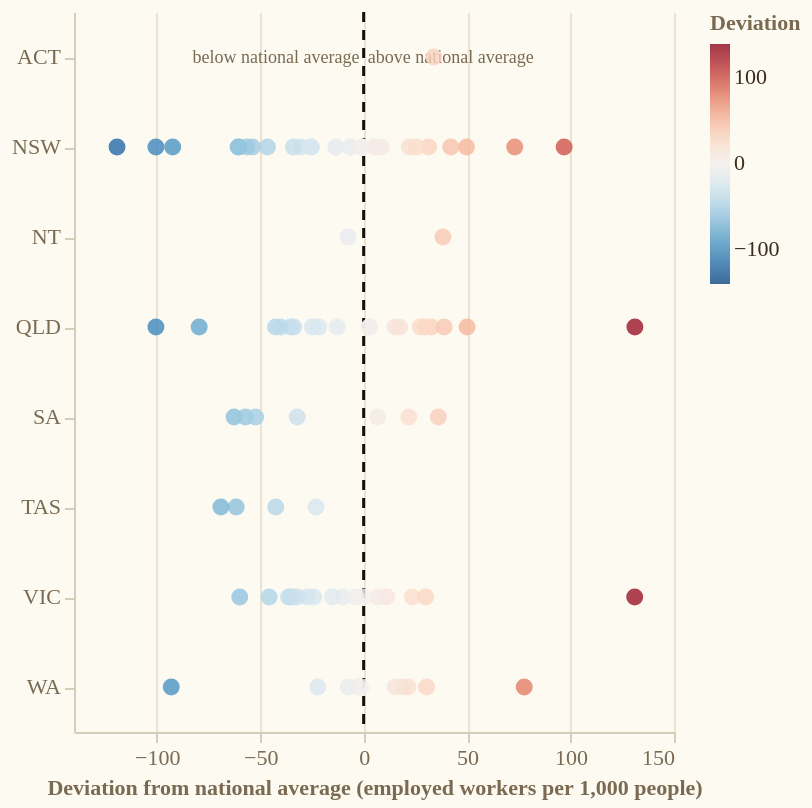

Express this chart as Vega-Lite.
### Vega-Lite specification from a JSON file in a GitHub repository (floating-point values rounded to 4 significant figures)
{"$schema": "https://vega.github.io/schema/vega-lite/v5.json", "config": {"background": "#FDFAF2", "font": "DM Sans", "axis": {"labelFont": "DM Sans", "labelFontSize": 11, "labelColor": "#7A6A52", "titleFont": "DM Sans", "titleFontSize": 11, "titleColor": "#7A6A52", "gridColor": "#EAE0CE", "gridOpacity": 0.9, "domainColor": "#D6CCBA", "tickColor": "#D6CCBA"}, "legend": {"labelFont": "DM Sans", "labelFontSize": 11, "labelColor": "#3A2C1C", "titleFont": "DM Sans", "titleFontSize": 11, "titleColor": "#7A6A52"}, "view": {"stroke": "transparent"}}, "width": "container", "height": 360, "layer": [{"data": {"values": [{"x": 0}]}, "mark": {"type": "rule", "color": "#17100A", "strokeWidth": 1.5, "strokeDash": [5, 4]}, "encoding": {"x": {"field": "x", "type": "quantitative", "scale": {"domain": [-140, 150]}}}}, {"data": {"values": [{"x": -2, "y": "ACT", "t": "below national average"}]}, "mark": {"type": "text", "align": "right", "fontSize": 9, "color": "#7A6A52"}, "encoding": {"x": {"field": "x", "type": "quantitative", "scale": {"domain": [-140, 150]}}, "y": {"field": "y", "type": "nominal"}, "text": {"field": "t"}}}, {"data": {"values": [{"x": 2, "y": "ACT", "t": "above national average"}]}, "mark": {"type": "text", "align": "left", "fontSize": 9, "color": "#7A6A52"}, "encoding": {"x": {"field": "x", "type": "quantitative", "scale": {"domain": [-140, 150]}}, "y": {"field": "y", "type": "nominal"}, "text": {"field": "t"}}}, {"data": {"values": [{"sa4_code": 101, "sa4_name": "Capital Region", "state": "NSW", "pop_2025": 248400.0, "job_seekers": 124148, "js_per_1000": 499.8, "js_deviation": -30.4, "pop_change_pct": 0.9, "natural_increase": 390.0, "net_internal_migration": 789.0, "net_overseas_migration": 942.0}, {"sa4_code": 102, "sa4_name": "Central Coast", "state": "NSW", "pop_2025": 357800.0, "job_seekers": 170490, "js_per_1000": 476.5, "js_deviation": -53.7, "pop_change_pct": 0.7, "natural_increase": 401.0, "net_internal_migration": 238.0, "net_overseas_migration": 1823.0}, {"sa4_code": 103, "sa4_name": "Central West", "state": "NSW", "pop_2025": 217000.0, "job_seekers": 114822, "js_per_1000": 529.2, "js_deviation": -1.0, "pop_change_pct": 0.3, "natural_increase": 474.0, "net_internal_migration": -437.0, "net_overseas_migration": 604.0}, {"sa4_code": 104, "sa4_name": "Coffs Harbour - Grafton", "state": "NSW", "pop_2025": 152300.0, "job_seekers": 65471, "js_per_1000": 429.8, "js_deviation": -100.4, "pop_change_pct": 0.8, "natural_increase": -41.0, "net_internal_migration": 729.0, "net_overseas_migration": 586.0}, {"sa4_code": 105, "sa4_name": "Far West and Orana", "state": "NSW", "pop_2025": 118400.0, "job_seekers": 55575, "js_per_1000": 469.5, "js_deviation": -60.7, "pop_change_pct": 0.0, "natural_increase": 498.0, "net_internal_migration": -810.0, "net_overseas_migration": 364.0}, {"sa4_code": 106, "sa4_name": "Hunter Valley exc Newcastle", "state": "NSW", "pop_2025": 316200.0, "job_seekers": 149820, "js_per_1000": 473.7, "js_deviation": -56.5, "pop_change_pct": 1.8, "natural_increase": 1278.0, "net_internal_migration": 3327.0, "net_overseas_migration": 821.0}, {"sa4_code": 107, "sa4_name": "Illawarra", "state": "NSW", "pop_2025": 330500.0, "job_seekers": 166849, "js_per_1000": 504.9, "js_deviation": -25.3, "pop_change_pct": 1.1, "natural_increase": 904.0, "net_internal_migration": 783.0, "net_overseas_migration": 1983.0}, {"sa4_code": 108, "sa4_name": "Mid North Coast", "state": "NSW", "pop_2025": 239600.0, "job_seekers": 98450, "js_per_1000": 411.0, "js_deviation": -119.2, "pop_change_pct": 1.0, "natural_increase": -865.0, "net_internal_migration": 2727.0, "net_overseas_migration": 540.0}, {"sa4_code": 109, "sa4_name": "Murray", "state": "NSW", "pop_2025": 130100.0, "job_seekers": 65653, "js_per_1000": 504.7, "js_deviation": -25.5, "pop_change_pct": 1.1, "natural_increase": 224.0, "net_internal_migration": 829.0, "net_overseas_migration": 419.0}, {"sa4_code": 110, "sa4_name": "New England and North West", "state": "NSW", "pop_2025": 191400.0, "job_seekers": 98916, "js_per_1000": 516.8, "js_deviation": -13.4, "pop_change_pct": 0.3, "natural_increase": 449.0, "net_internal_migration": -608.0, "net_overseas_migration": 725.0}, {"sa4_code": 111, "sa4_name": "Newcastle and Lake Macquarie", "state": "NSW", "pop_2025": 412400.0, "job_seekers": 218248, "js_per_1000": 529.3, "js_deviation": -0.9, "pop_change_pct": 1.1, "natural_increase": 702.0, "net_internal_migration": 1459.0, "net_overseas_migration": 2344.0}, {"sa4_code": 112, "sa4_name": "Richmond - Tweed", "state": "NSW", "pop_2025": 265800.0, "job_seekers": 128591, "js_per_1000": 483.7, "js_deviation": -46.5, "pop_change_pct": 0.7, "natural_increase": 66.0, "net_internal_migration": 676.0, "net_overseas_migration": 1181.0}, {"sa4_code": 113, "sa4_name": "Riverina", "state": "NSW", "pop_2025": 166400.0, "job_seekers": 82575, "js_per_1000": 496.2, "js_deviation": -34.0, "pop_change_pct": 0.1, "natural_increase": 702.0, "net_internal_migration": -1354.0, "net_overseas_migration": 754.0}, {"sa4_code": 114, "sa4_name": "Southern Highlands and Shoalhaven", "state": "NSW", "pop_2025": 165300.0, "job_seekers": 72381, "js_per_1000": 437.9, "js_deviation": -92.3, "pop_change_pct": 0.7, "natural_increase": -314.0, "net_internal_migration": 844.0, "net_overseas_migration": 560.0}, {"sa4_code": 115, "sa4_name": "Sydney - Baulkham Hills and Hawkesbury", "state": "NSW", "pop_2025": 295700.0, "job_seekers": 159276, "js_per_1000": 538.7, "js_deviation": 8.5, "pop_change_pct": 2.6, "natural_increase": 1024.0, "net_internal_migration": 3871.0, "net_overseas_migration": 2505.0}, {"sa4_code": 116, "sa4_name": "Sydney - Blacktown", "state": "NSW", "pop_2025": 452400.0, "job_seekers": 242359, "js_per_1000": 535.7, "js_deviation": 5.5, "pop_change_pct": 2.1, "natural_increase": 4065.0, "net_internal_migration": 160.0, "net_overseas_migration": 5063.0}, {"sa4_code": 117, "sa4_name": "Sydney - City and Inner South", "state": "NSW", "pop_2025": 369700.0, "job_seekers": 231808, "js_per_1000": 627.1, "js_deviation": 96.9, "pop_change_pct": 1.6, "natural_increase": 1606.0, "net_internal_migration": -5111.0, "net_overseas_migration": 9366.0}, {"sa4_code": 118, "sa4_name": "Sydney - Eastern Suburbs", "state": "NSW", "pop_2025": 280400.0, "job_seekers": 169170, "js_per_1000": 603.2, "js_deviation": 73.0, "pop_change_pct": 0.8, "natural_increase": 1226.0, "net_internal_migration": -5225.0, "net_overseas_migration": 6261.0}, {"sa4_code": 119, "sa4_name": "Sydney - Inner South West", "state": "NSW", "pop_2025": 642200.0, "job_seekers": 336319, "js_per_1000": 523.7, "js_deviation": -6.5, "pop_change_pct": 1.2, "natural_increase": 3609.0, "net_internal_migration": -7720.0, "net_overseas_migration": 11690.0}, {"sa4_code": 120, "sa4_name": "Sydney - Inner West", "state": "NSW", "pop_2025": 324300.0, "job_seekers": 188059, "js_per_1000": 579.9, "js_deviation": 49.7, "pop_change_pct": 1.1, "natural_increase": 1348.0, "net_internal_migration": -3542.0, "net_overseas_migration": 5750.0}, {"sa4_code": 121, "sa4_name": "Sydney - North Sydney and Hornsby", "state": "NSW", "pop_2025": 447300.0, "job_seekers": 247067, "js_per_1000": 552.3, "js_deviation": 22.1, "pop_change_pct": 0.6, "natural_increase": 1148.0, "net_internal_migration": -4810.0, "net_overseas_migration": 6453.0}, {"sa4_code": 122, "sa4_name": "Sydney - Northern Beaches", "state": "NSW", "pop_2025": 272700.0, "job_seekers": 153124, "js_per_1000": 561.6, "js_deviation": 31.4, "pop_change_pct": 0.5, "natural_increase": 692.0, "net_internal_migration": -2600.0, "net_overseas_migration": 3324.0}, {"sa4_code": 123, "sa4_name": "Sydney - Outer South West", "state": "NSW", "pop_2025": 323800.0, "job_seekers": 169598, "js_per_1000": 523.8, "js_deviation": -6.4, "pop_change_pct": 1.6, "natural_increase": 2602.0, "net_internal_migration": 536.0, "net_overseas_migration": 2061.0}, {"sa4_code": 124, "sa4_name": "Sydney - Outer West and Blue Mountains", "state": "NSW", "pop_2025": 350600.0, "job_seekers": 187717, "js_per_1000": 535.3, "js_deviation": 5.1, "pop_change_pct": 1.1, "natural_increase": 2082.0, "net_internal_migration": -203.0, "net_overseas_migration": 1926.0}, {"sa4_code": 125, "sa4_name": "Sydney - Parramatta", "state": "NSW", "pop_2025": 535500.0, "job_seekers": 283381, "js_per_1000": 529.2, "js_deviation": -1.0, "pop_change_pct": 1.5, "natural_increase": 4545.0, "net_internal_migration": -8396.0, "net_overseas_migration": 11580.0}, {"sa4_code": 126, "sa4_name": "Sydney - Ryde", "state": "NSW", "pop_2025": 218600.0, "job_seekers": 125111, "js_per_1000": 572.3, "js_deviation": 42.1, "pop_change_pct": 1.3, "natural_increase": 883.0, "net_internal_migration": -1800.0, "net_overseas_migration": 3745.0}, {"sa4_code": 127, "sa4_name": "Sydney - South West", "state": "NSW", "pop_2025": 527700.0, "job_seekers": 247922, "js_per_1000": 469.8, "js_deviation": -60.4, "pop_change_pct": 2.0, "natural_increase": 4095.0, "net_internal_migration": 1188.0, "net_overseas_migration": 5254.0}, {"sa4_code": 128, "sa4_name": "Sydney - Sutherland", "state": "NSW", "pop_2025": 240200.0, "job_seekers": 133458, "js_per_1000": 555.7, "js_deviation": 25.5, "pop_change_pct": 1.1, "natural_increase": 783.0, "net_internal_migration": 132.0, "net_overseas_migration": 1605.0}, {"sa4_code": 201, "sa4_name": "Ballarat", "state": "VIC", "pop_2025": 184300.0, "job_seekers": 91020, "js_per_1000": 493.9, "js_deviation": -36.3, "pop_change_pct": 1.4, "natural_increase": 481.0, "net_internal_migration": 1456.0, "net_overseas_migration": 592.0}, {"sa4_code": 202, "sa4_name": "Bendigo", "state": "VIC", "pop_2025": 173800.0, "job_seekers": 86055, "js_per_1000": 495.2, "js_deviation": -35.0, "pop_change_pct": 1.0, "natural_increase": 354.0, "net_internal_migration": 764.0, "net_overseas_migration": 538.0}, {"sa4_code": 203, "sa4_name": "Geelong", "state": "VIC", "pop_2025": 356000.0, "job_seekers": 185151, "js_per_1000": 520.1, "js_deviation": -10.1, "pop_change_pct": 2.1, "natural_increase": 1807.0, "net_internal_migration": 3662.0, "net_overseas_migration": 1721.0}, {"sa4_code": 204, "sa4_name": "Hume", "state": "VIC", "pop_2025": 189800.0, "job_seekers": 96024, "js_per_1000": 506.0, "js_deviation": -24.2, "pop_change_pct": 0.9, "natural_increase": 321.0, "net_internal_migration": 712.0, "net_overseas_migration": 599.0}, {"sa4_code": 205, "sa4_name": "Latrobe - Gippsland", "state": "VIC", "pop_2025": 313700.0, "job_seekers": 147551, "js_per_1000": 470.3, "js_deviation": -59.9, "pop_change_pct": 1.1, "natural_increase": 400.0, "net_internal_migration": 2295.0, "net_overseas_migration": 761.0}, {"sa4_code": 206, "sa4_name": "Melbourne - Inner", "state": "VIC", "pop_2025": 713500.0, "job_seekers": 471763, "js_per_1000": 661.2, "js_deviation": 131.0, "pop_change_pct": 2.2, "natural_increase": 2891.0, "net_internal_migration": -5978.0, "net_overseas_migration": 18540.0}, {"sa4_code": 207, "sa4_name": "Melbourne - Inner East", "state": "VIC", "pop_2025": 405000.0, "job_seekers": 224260, "js_per_1000": 553.7, "js_deviation": 23.5, "pop_change_pct": 1.2, "natural_increase": 127.0, "net_internal_migration": -3134.0, "net_overseas_migration": 7806.0}, {"sa4_code": 208, "sa4_name": "Melbourne - Inner South", "state": "VIC", "pop_2025": 454300.0, "job_seekers": 254515, "js_per_1000": 560.2, "js_deviation": 30.0, "pop_change_pct": 1.4, "natural_increase": 1020.0, "net_internal_migration": -1263.0, "net_overseas_migration": 6385.0}, {"sa4_code": 209, "sa4_name": "Melbourne - North East", "state": "VIC", "pop_2025": 596600.0, "job_seekers": 323009, "js_per_1000": 541.4, "js_deviation": 11.2, "pop_change_pct": 2.3, "natural_increase": 3848.0, "net_internal_migration": 2317.0, "net_overseas_migration": 7313.0}, {"sa4_code": 210, "sa4_name": "Melbourne - North West", "state": "VIC", "pop_2025": 473100.0, "job_seekers": 234423, "js_per_1000": 495.5, "js_deviation": -34.7, "pop_change_pct": 2.4, "natural_increase": 4341.0, "net_internal_migration": 982.0, "net_overseas_migration": 5620.0}, {"sa4_code": 211, "sa4_name": "Melbourne - Outer East", "state": "VIC", "pop_2025": 536400.0, "job_seekers": 288026, "js_per_1000": 537.0, "js_deviation": 6.8, "pop_change_pct": 0.7, "natural_increase": 1861.0, "net_internal_migration": -2888.0, "net_overseas_migration": 4644.0}, {"sa4_code": 212, "sa4_name": "Melbourne - South East", "state": "VIC", "pop_2025": 958800.0, "job_seekers": 504893, "js_per_1000": 526.6, "js_deviation": -3.6, "pop_change_pct": 2.1, "natural_increase": 7177.0, "net_internal_migration": -3418.0, "net_overseas_migration": 15770.0}, {"sa4_code": 213, "sa4_name": "Melbourne - West", "state": "VIC", "pop_2025": 980300.0, "job_seekers": 519679, "js_per_1000": 530.1, "js_deviation": -0.1, "pop_change_pct": 3.0, "natural_increase": 10680.0, "net_internal_migration": 4685.0, "net_overseas_migration": 13270.0}, {"sa4_code": 214, "sa4_name": "Mornington Peninsula", "state": "VIC", "pop_2025": 317600.0, "job_seekers": 159699, "js_per_1000": 502.9, "js_deviation": -27.3, "pop_change_pct": 0.8, "natural_increase": 476.0, "net_internal_migration": 143.0, "net_overseas_migration": 1819.0}, {"sa4_code": 215, "sa4_name": "North West", "state": "VIC", "pop_2025": 153800.0, "job_seekers": 76568, "js_per_1000": 498.0, "js_deviation": -32.2, "pop_change_pct": 0.2, "natural_increase": 325.0, "net_internal_migration": -642.0, "net_overseas_migration": 670.0}, {"sa4_code": 216, "sa4_name": "Shepparton", "state": "VIC", "pop_2025": 138600.0, "job_seekers": 67176, "js_per_1000": 484.5, "js_deviation": -45.7, "pop_change_pct": 0.4, "natural_increase": 284.0, "net_internal_migration": -326.0, "net_overseas_migration": 654.0}, {"sa4_code": 217, "sa4_name": "Warrnambool and South West", "state": "VIC", "pop_2025": 128300.0, "job_seekers": 66097, "js_per_1000": 515.1, "js_deviation": -15.1, "pop_change_pct": 0.3, "natural_increase": 128.0, "net_internal_migration": -144.0, "net_overseas_migration": 456.0}, {"sa4_code": 301, "sa4_name": "Brisbane - East", "state": "QLD", "pop_2025": 258500.0, "job_seekers": 141556, "js_per_1000": 547.6, "js_deviation": 17.4, "pop_change_pct": 1.5, "natural_increase": 466.0, "net_internal_migration": 1449.0, "net_overseas_migration": 1923.0}, {"sa4_code": 302, "sa4_name": "Brisbane - North", "state": "QLD", "pop_2025": 244000.0, "job_seekers": 141594, "js_per_1000": 580.2, "js_deviation": 50.0, "pop_change_pct": 1.5, "natural_increase": 848.0, "net_internal_migration": 34.0, "net_overseas_migration": 2827.0}, {"sa4_code": 303, "sa4_name": "Brisbane - South", "state": "QLD", "pop_2025": 412400.0, "job_seekers": 232141, "js_per_1000": 562.9, "js_deviation": 32.7, "pop_change_pct": 1.7, "natural_increase": 1800.0, "net_internal_migration": -3119.0, "net_overseas_migration": 8302.0}, {"sa4_code": 304, "sa4_name": "Brisbane - West", "state": "QLD", "pop_2025": 204400.0, "job_seekers": 111505, "js_per_1000": 545.4, "js_deviation": 15.2, "pop_change_pct": 1.1, "natural_increase": 265.0, "net_internal_migration": -955.0, "net_overseas_migration": 2865.0}, {"sa4_code": 305, "sa4_name": "Brisbane Inner City", "state": "QLD", "pop_2025": 335600.0, "job_seekers": 221910, "js_per_1000": 661.3, "js_deviation": 131.1, "pop_change_pct": 2.0, "natural_increase": 1125.0, "net_internal_migration": -2339.0, "net_overseas_migration": 7680.0}, {"sa4_code": 306, "sa4_name": "Cairns", "state": "QLD", "pop_2025": 271400.0, "job_seekers": 144627, "js_per_1000": 532.9, "js_deviation": 2.7, "pop_change_pct": 1.0, "natural_increase": 601.0, "net_internal_migration": -383.0, "net_overseas_migration": 2502.0}, {"sa4_code": 307, "sa4_name": "Darling Downs - Maranoa", "state": "QLD", "pop_2025": 134200.0, "job_seekers": 69423, "js_per_1000": 517.4, "js_deviation": -12.8, "pop_change_pct": 0.6, "natural_increase": 298.0, "net_internal_migration": 202.0, "net_overseas_migration": 321.0}, {"sa4_code": 308, "sa4_name": "Central Queensland", "state": "QLD", "pop_2025": 244200.0, "job_seekers": 130147, "js_per_1000": 532.9, "js_deviation": 2.7, "pop_change_pct": 1.2, "natural_increase": 1086.0, "net_internal_migration": 894.0, "net_overseas_migration": 923.0}, {"sa4_code": 309, "sa4_name": "Gold Coast", "state": "QLD", "pop_2025": 708100.0, "job_seekers": 394734, "js_per_1000": 557.5, "js_deviation": 27.3, "pop_change_pct": 1.8, "natural_increase": 2328.0, "net_internal_migration": 803.0, "net_overseas_migration": 9084.0}, {"sa4_code": 310, "sa4_name": "Ipswich", "state": "QLD", "pop_2025": 419400.0, "job_seekers": 208180, "js_per_1000": 496.4, "js_deviation": -33.8, "pop_change_pct": 2.8, "natural_increase": 3224.0, "net_internal_migration": 5150.0, "net_overseas_migration": 3103.0}, {"sa4_code": 311, "sa4_name": "Logan - Beaudesert", "state": "QLD", "pop_2025": 420200.0, "job_seekers": 207903, "js_per_1000": 494.8, "js_deviation": -35.4, "pop_change_pct": 3.1, "natural_increase": 3524.0, "net_internal_migration": 5616.0, "net_overseas_migration": 3361.0}, {"sa4_code": 312, "sa4_name": "Mackay - Isaac - Whitsunday", "state": "QLD", "pop_2025": 193800.0, "job_seekers": 110299, "js_per_1000": 569.1, "js_deviation": 38.9, "pop_change_pct": 1.0, "natural_increase": 940.0, "net_internal_migration": -75.0, "net_overseas_migration": 1011.0}, {"sa4_code": 313, "sa4_name": "Moreton Bay - North", "state": "QLD", "pop_2025": 300000.0, "job_seekers": 135235, "js_per_1000": 450.7, "js_deviation": -79.5, "pop_change_pct": 2.8, "natural_increase": 400.0, "net_internal_migration": 5673.0, "net_overseas_migration": 1979.0}, {"sa4_code": 314, "sa4_name": "Moreton Bay - South", "state": "QLD", "pop_2025": 239000.0, "job_seekers": 133762, "js_per_1000": 559.8, "js_deviation": 29.6, "pop_change_pct": 1.3, "natural_increase": 1560.0, "net_internal_migration": -432.0, "net_overseas_migration": 1894.0}, {"sa4_code": 315, "sa4_name": "Queensland - Outback", "state": "QLD", "pop_2025": 82560.0, "job_seekers": 40256, "js_per_1000": 487.6, "js_deviation": -42.6, "pop_change_pct": 0.4, "natural_increase": 896.0, "net_internal_migration": -883.0, "net_overseas_migration": 318.0}, {"sa4_code": 316, "sa4_name": "Sunshine Coast", "state": "QLD", "pop_2025": 441500.0, "job_seekers": 224492, "js_per_1000": 508.5, "js_deviation": -21.7, "pop_change_pct": 1.9, "natural_increase": 413.0, "net_internal_migration": 4295.0, "net_overseas_migration": 3487.0}, {"sa4_code": 317, "sa4_name": "Toowoomba", "state": "QLD", "pop_2025": 175700.0, "job_seekers": 86102, "js_per_1000": 490.0, "js_deviation": -40.2, "pop_change_pct": 1.4, "natural_increase": 699.0, "net_internal_migration": 364.0, "net_overseas_migration": 1277.0}, {"sa4_code": 318, "sa4_name": "Townsville", "state": "QLD", "pop_2025": 249100.0, "job_seekers": 125890, "js_per_1000": 505.4, "js_deviation": -24.8, "pop_change_pct": 1.0, "natural_increase": 918.0, "net_internal_migration": 255.0, "net_overseas_migration": 1376.0}, {"sa4_code": 319, "sa4_name": "Wide Bay", "state": "QLD", "pop_2025": 335700.0, "job_seekers": 144273, "js_per_1000": 429.8, "js_deviation": -100.4, "pop_change_pct": 1.7, "natural_increase": -785.0, "net_internal_migration": 5046.0, "net_overseas_migration": 1440.0}, {"sa4_code": 401, "sa4_name": "Adelaide - Central and Hills", "state": "SA", "pop_2025": 339000.0, "job_seekers": 191959, "js_per_1000": 566.3, "js_deviation": 36.1, "pop_change_pct": 1.5, "natural_increase": 304.0, "net_internal_migration": -785.0, "net_overseas_migration": 5446.0}, {"sa4_code": 402, "sa4_name": "Adelaide - North", "state": "SA", "pop_2025": 492200.0, "job_seekers": 245167, "js_per_1000": 498.1, "js_deviation": -32.1, "pop_change_pct": 1.4, "natural_increase": 2258.0, "net_internal_migration": 12.0, "net_overseas_migration": 4729.0}, {"sa4_code": 403, "sa4_name": "Adelaide - South", "state": "SA", "pop_2025": 396800.0, "job_seekers": 213060, "js_per_1000": 537.0, "js_deviation": 6.8, "pop_change_pct": 1.0, "natural_increase": 344.0, "net_internal_migration": -396.0, "net_overseas_migration": 3870.0}, {"sa4_code": 404, "sa4_name": "Adelaide - West", "state": "SA", "pop_2025": 263100.0, "job_seekers": 145237, "js_per_1000": 552.0, "js_deviation": 21.8, "pop_change_pct": 1.1, "natural_increase": 342.0, "net_internal_migration": -1256.0, "net_overseas_migration": 3779.0}, {"sa4_code": 405, "sa4_name": "Barossa - Yorke - Mid North", "state": "SA", "pop_2025": 120700.0, "job_seekers": 56420, "js_per_1000": 467.6, "js_deviation": -62.6, "pop_change_pct": 0.6, "natural_increase": -300.0, "net_internal_migration": 749.0, "net_overseas_migration": 213.0}, {"sa4_code": 406, "sa4_name": "South Australia - Outback", "state": "SA", "pop_2025": 85920.0, "job_seekers": 40651, "js_per_1000": 473.1, "js_deviation": -57.1, "pop_change_pct": -0.1, "natural_increase": 178.0, "net_internal_migration": -545.0, "net_overseas_migration": 244.0}, {"sa4_code": 407, "sa4_name": "South Australia - South East", "state": "SA", "pop_2025": 205100.0, "job_seekers": 98018, "js_per_1000": 478.0, "js_deviation": -52.2, "pop_change_pct": 0.6, "natural_increase": -399.0, "net_internal_migration": 926.0, "net_overseas_migration": 788.0}, {"sa4_code": 501, "sa4_name": "Bunbury", "state": "WA", "pop_2025": 211000.0, "job_seekers": 111281, "js_per_1000": 527.5, "js_deviation": -2.7, "pop_change_pct": 1.9, "natural_increase": 484.0, "net_internal_migration": 2181.0, "net_overseas_migration": 1282.0}, {"sa4_code": 502, "sa4_name": "Mandurah", "state": "WA", "pop_2025": 127500.0, "job_seekers": 55739, "js_per_1000": 437.2, "js_deviation": -93.0, "pop_change_pct": 3.5, "natural_increase": 117.0, "net_internal_migration": 3127.0, "net_overseas_migration": 1035.0}, {"sa4_code": 503, "sa4_name": "Perth - Inner", "state": "WA", "pop_2025": 212400.0, "job_seekers": 129088, "js_per_1000": 607.8, "js_deviation": 77.6, "pop_change_pct": 1.9, "natural_increase": 313.0, "net_internal_migration": -1348.0, "net_overseas_migration": 4957.0}, {"sa4_code": 504, "sa4_name": "Perth - North East", "state": "WA", "pop_2025": 324600.0, "job_seekers": 178326, "js_per_1000": 549.3, "js_deviation": 19.1, "pop_change_pct": 3.1, "natural_increase": 2333.0, "net_internal_migration": 3421.0, "net_overseas_migration": 3873.0}, {"sa4_code": 505, "sa4_name": "Perth - North West", "state": "WA", "pop_2025": 657100.0, "job_seekers": 368341, "js_per_1000": 560.6, "js_deviation": 30.4, "pop_change_pct": 2.1, "natural_increase": 3656.0, "net_internal_migration": 127.0, "net_overseas_migration": 9758.0}, {"sa4_code": 506, "sa4_name": "Perth - South East", "state": "WA", "pop_2025": 611700.0, "job_seekers": 337481, "js_per_1000": 551.7, "js_deviation": 21.5, "pop_change_pct": 2.1, "natural_increase": 3577.0, "net_internal_migration": -2328.0, "net_overseas_migration": 11090.0}, {"sa4_code": 507, "sa4_name": "Perth - South West", "state": "WA", "pop_2025": 519400.0, "job_seekers": 283330, "js_per_1000": 545.5, "js_deviation": 15.3, "pop_change_pct": 2.8, "natural_increase": 2592.0, "net_internal_migration": 5212.0, "net_overseas_migration": 6577.0}, {"sa4_code": 509, "sa4_name": "Western Australia - Wheat Belt", "state": "WA", "pop_2025": 149600.0, "job_seekers": 75999, "js_per_1000": 508.0, "js_deviation": -22.2, "pop_change_pct": 1.4, "natural_increase": 156.0, "net_internal_migration": 1206.0, "net_overseas_migration": 679.0}, {"sa4_code": 510, "sa4_name": "Western Australia - Outback (North)", "state": "WA", "pop_2025": 102700.0, "job_seekers": 53700, "js_per_1000": 522.7, "js_deviation": -7.5, "pop_change_pct": 1.3, "natural_increase": 1117.0, "net_internal_migration": -743.0, "net_overseas_migration": 971.0}, {"sa4_code": 511, "sa4_name": "Western Australia - Outback (South)", "state": "WA", "pop_2025": 128300.0, "job_seekers": 67890, "js_per_1000": 529.1, "js_deviation": -1.1, "pop_change_pct": 0.6, "natural_increase": 545.0, "net_internal_migration": -567.0, "net_overseas_migration": 836.0}, {"sa4_code": 601, "sa4_name": "Hobart", "state": "TAS", "pop_2025": 255200.0, "job_seekers": 129472, "js_per_1000": 507.2, "js_deviation": -23.0, "pop_change_pct": 0.2, "natural_increase": 587.0, "net_internal_migration": -1878.0, "net_overseas_migration": 1833.0}, {"sa4_code": 602, "sa4_name": "Launceston and North East", "state": "TAS", "pop_2025": 156400.0, "job_seekers": 76270, "js_per_1000": 487.7, "js_deviation": -42.5, "pop_change_pct": 0.2, "natural_increase": -49.0, "net_internal_migration": -338.0, "net_overseas_migration": 745.0}, {"sa4_code": 603, "sa4_name": "South East", "state": "TAS", "pop_2025": 44530.0, "job_seekers": 20866, "js_per_1000": 468.6, "js_deviation": -61.6, "pop_change_pct": 0.8, "natural_increase": 19.0, "net_internal_migration": 192.0, "net_overseas_migration": 123.0}, {"sa4_code": 604, "sa4_name": "West and North West", "state": "TAS", "pop_2025": 120100.0, "job_seekers": 55388, "js_per_1000": 461.2, "js_deviation": -69.0, "pop_change_pct": 0.2, "natural_increase": -207.0, "net_internal_migration": 147.0, "net_overseas_migration": 322.0}, {"sa4_code": 701, "sa4_name": "Darwin", "state": "NT", "pop_2025": 159300.0, "job_seekers": 90551, "js_per_1000": 568.5, "js_deviation": 38.3, "pop_change_pct": 1.7, "natural_increase": 1302.0, "net_internal_migration": -1430.0, "net_overseas_migration": 2847.0}, {"sa4_code": 702, "sa4_name": "Northern Territory - Outback", "state": "NT", "pop_2025": 105300.0, "job_seekers": 55026, "js_per_1000": 522.7, "js_deviation": -7.5, "pop_change_pct": 0.9, "natural_increase": 722.0, "net_internal_migration": -675.0, "net_overseas_migration": 906.0}, {"sa4_code": 801, "sa4_name": "Australian Capital Territory", "state": "ACT", "pop_2025": 484500.0, "job_seekers": 273316, "js_per_1000": 564.1, "js_deviation": 33.9, "pop_change_pct": 1.3, "natural_increase": 2879.0, "net_internal_migration": -1606.0, "net_overseas_migration": 4815.0}]}, "mark": {"type": "point", "filled": true, "size": 72, "opacity": 0.82}, "encoding": {"x": {"field": "js_deviation", "type": "quantitative", "scale": {"domain": [-140, 150]}, "axis": {"title": "Deviation from national average (employed workers per 1,000 people)"}}, "y": {"field": "state", "type": "nominal", "sort": ["NSW", "VIC", "QLD", "WA", "SA", "TAS", "ACT", "NT"], "axis": {"title": null, "labelFontSize": 11}}, "color": {"field": "js_deviation", "type": "quantitative", "scale": {"scheme": "redblue", "reverse": true, "domain": [-140, 140]}, "legend": {"title": "Deviation", "orient": "right", "gradientLength": 120, "gradientThickness": 10}}, "tooltip": [{"field": "sa4_name", "title": "Region"}, {"field": "state", "title": "State"}, {"field": "js_per_1000", "title": "Workers per 1,000"}, {"field": "js_deviation", "title": "Deviation from avg"}, {"field": "pop_2025", "title": "Population", "format": ",.0f"}]}}]}
